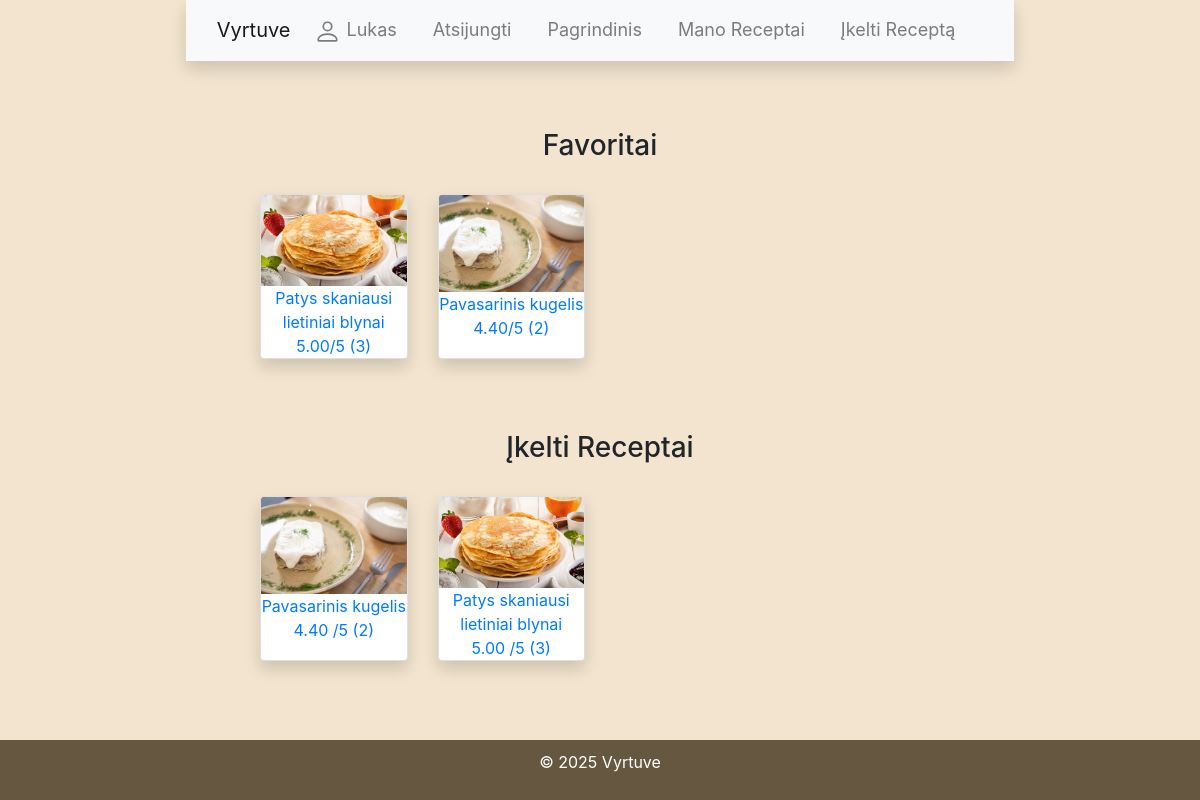
/mano-receptai/ (signed in), run on an earlier commit of the app's database.
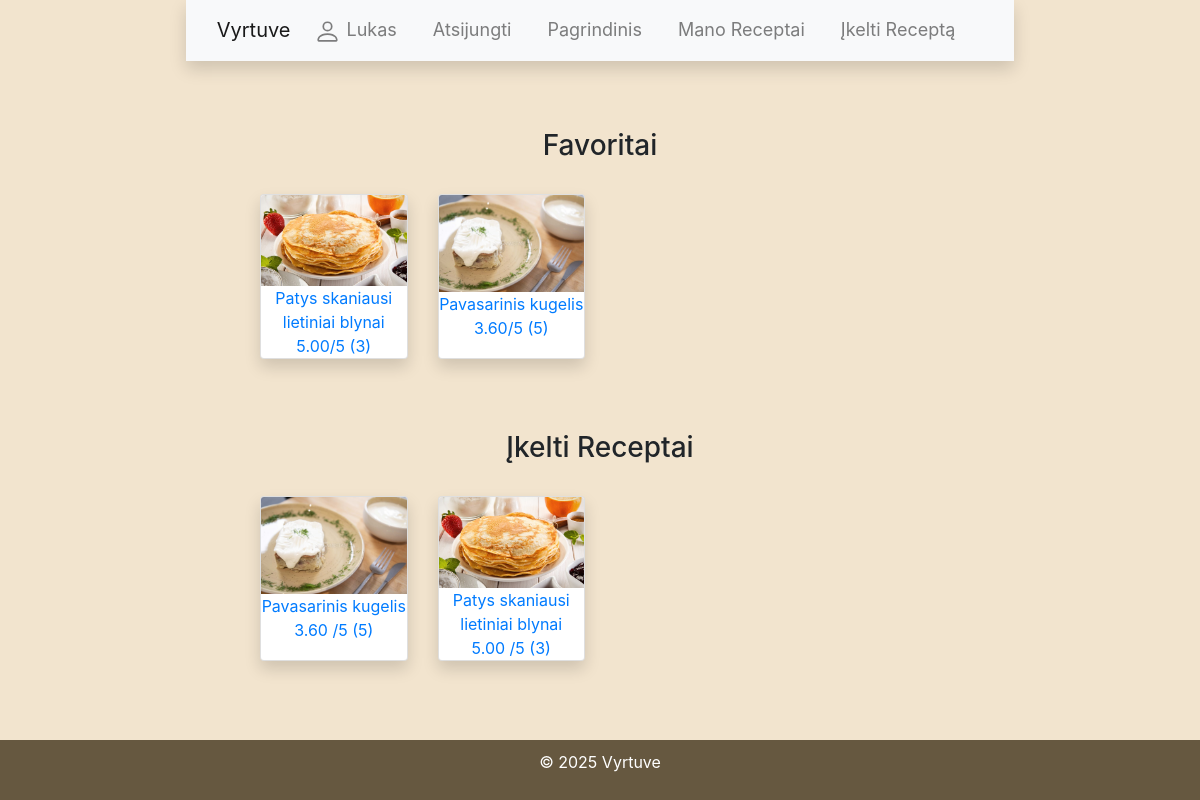
And on a later commit of the database.
### Vyrtuve/models.py (models this page shows, shortened)
class Receptas(models.Model):
    titulas = models.CharField(max_length=50)
    aprasas = models.TextField(max_length=2000)
    ingridientai = models.TextField(max_length=2000)
    instrukcijos = models.TextField(max_length=2000)
    nuotrauka = models.ImageField(upload_to='receptai/', blank=True, null=True)
    gaminimo_laikas = models.FloatField()
    vidutinis_reitingas = models.FloatField(default=0)
    reitingu_kiekis = models.IntegerField(default=0)
    favoritu_kiekis = models.IntegerField(default=0)
    ar_vegetariskas = models.BooleanField(default=False)
    ar_veganiskas = models.BooleanField(default=False)
    data = models.DateTimeField(auto_now_add=True)
    sablonas = models.ForeignKey(Sablonas, on_delete=models.SET_NULL, null=True)
    profilis = models.ForeignKey(Profilis, related_name='receptai', on_delete=models.CASCADE, null=True)

### Vyrtuve/views.py (the view)
# urls.py: path('mano-receptai/', views.mano_receptai, name='mano-receptai'),
@login_required
def mano_receptai(request):
    user_profile = request.user.profilis
    uploaded_recipes = user_profile.receptai.all()
    favorited_recipes = Receptas.objects.filter(
        reitingai__profilis=user_profile,
        reitingai__favoritas=True
    ).distinct()
    context = {
        'uploaded_recipes': uploaded_recipes,
        'favorited_recipes': favorited_recipes,
    }
    return render(request, 'mano_receptai.html', context)

### Vyrtuve/templates/mano_receptai.html
{% extends 'base.html' %}
{% block content %}
<h3>Favoritai</h3>
<br>
<div class="row">
    {% for receptas in favorited_recipes %}
    <div class="col-sm-6 col-md-3 d-flex align-items-stretch">
        <div class="card mb-4 shadow">
            <img class="card-img-top" src="{{ receptas.nuotrauka.url }}"/>
            <div>
                <a href="{% url 'recipe' receptas.id %}">{{ receptas.titulas }}</a>
                <br>
                <a href="{% url 'recipe' receptas.id %}">{{ receptas.vidutinis_reitingas|floatformat:2 }}/5 ({{ receptas.reitingu_kiekis }})</a>
            </div>
        </div>
    </div>
    {% empty %}
    <p>!Neturite favoritų!</p>
    {% endfor %}
</div>
<br><br>
<h3>Įkelti Receptai</h3>
<br>
<div>
    <div class="row">
        {% for receptas in uploaded_recipes %}
        <div class="col-sm-6 col-md-3 d-flex align-items-stretch">
            <div class="card mb-4 shadow">
                <img class="card-img-top" src="{{ receptas.nuotrauka.url }}"/>
                <div>
                    <a href="{% url 'recipe' receptas.id %}">{{ receptas.titulas }}</a>
                    <br>
                    <a href="{% url 'recipe' receptas.id %}">{{ receptas.vidutinis_reitingas|floatformat:2 }} /5 ({{ receptas.reitingu_kiekis }})</a>
                </div>
            </div>
        </div>
        {% empty %}
        <p>!Neturite įkeltų receptų!</p>
        {% endfor %}
    </div>
</div>
{% endblock %}

What changed in the data, as far as the page shows it:
changed Receptas "Pavasarinis kugelis": vidutinis_reitingas "4.40" → "3.60"; reitingu_kiekis "2" → "5"
